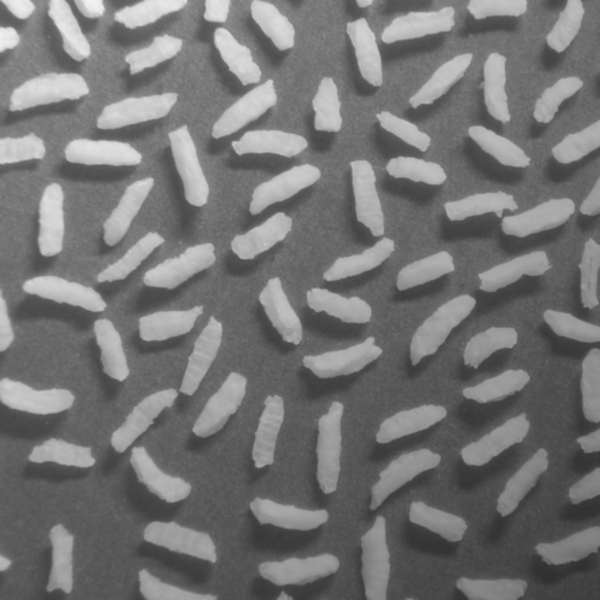
#> input picture main/images/Image_a5_rice.tif, 600 x 600 px, found by its file name
$ python main.py
#> lines starting #> are read from the running program, lines starting #| are printed output that depends on the picture; after the words box and inside, x2 and y2 are one past the last pixel; in counts of white or black regions, pixels touching at a corner belong together
import matplotlib.pyplot as plt
import numpy as np
import cv2 as cv
from skimage.filters import threshold_otsu
import random as rng

im = cv.imread('main/images/Image_a5_rice.tif')
#> im is the input picture: shape (600, 600, 3); min 47, max 243, mean 116.4
grayImg = cv.cvtColor(im, cv.COLOR_BGR2GRAY)

plt.figure()
plt.title('Original Image')
plt.imshow(grayImg, cmap = 'gray')
plt.xticks([])
plt.yticks([])
plt.show()

canny_output = cv.Canny(grayImg,100,200)
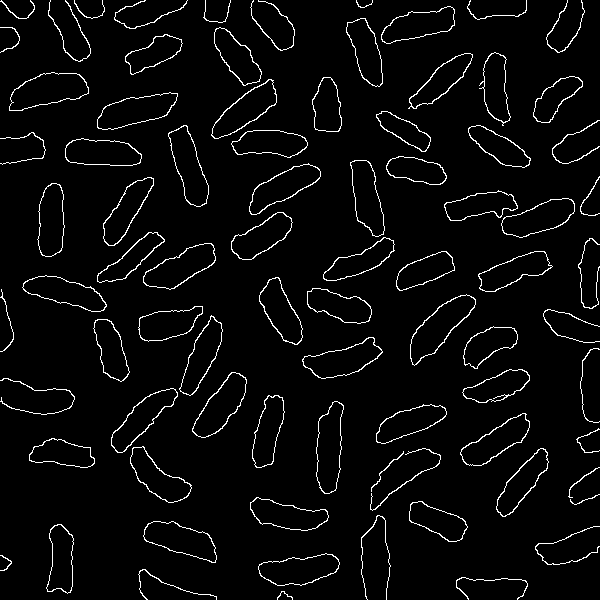
#> canny_output: shape (600, 600); 3.9% white in thin lines or dots

plt.figure()
plt.title('Canny Edge Detection')
plt.imshow(canny_output, cmap = 'gray')
plt.xticks([])
plt.yticks([])
plt.show()

contours, _ = cv.findContours(canny_output, cv.RETR_TREE, cv.CHAIN_APPROX_SIMPLE)
#> contours = 135 contours, 13 with area under 20; largest, box (x1, y1, x2, y2) and area: (410, 294, 476, 366) 1986, (9, 72, 89, 111) 1970, (9, 72, 89, 111) 1942, (410, 294, 476, 366) 1904, (316, 401, 344, 494) 1816
contours_poly = [None]*len(contours)
#> contours_poly = 135 items
boundRect = [None]*len(contours)
#> boundRect = 135 items
for i, c in enumerate(contours):
    contours_poly[i] = cv.approxPolyDP(c, 3, True)
    boundRect[i] = cv.boundingRect(contours_poly[i])
#> this loop made 135 passes
#> after the loop, boundRect = 135 items, first 6: (277, 591, 16, 9), (456, 577, 72, 23), (138, 569, 79, 31), (0, 555, 12, 16), (258, 553, 82, 33), (258, 553, 82, 33); contours_poly = 135 contours, 10 with area under 20; largest, box (x1, y1, x2, y2) and area: (411, 297, 475, 365) 1941, (9, 73, 89, 111) 1924, (410, 295, 476, 366) 1878, (9, 73, 89, 110) 1872, (316, 401, 344, 494) 1867

drawing = np.zeros((canny_output.shape[0], canny_output.shape[1], 3), dtype=np.uint8)

fig = plt.figure(figsize=(14, 10))
rows = 14
columns = 10

plt.suptitle('Extracted Rice Objects', size=15)

for i in range(len(contours)):
    color = (rng.randint(0,256), rng.randint(0,256), rng.randint(0,256))
    #color = (255, 255, 255)
    cv.drawContours(drawing, contours_poly, i, color)
    top_left = (int(boundRect[i][0]), int(boundRect[i][1]))
    bottom_right = (int(boundRect[i][0]+boundRect[i][2]), int(boundRect[i][1]+boundRect[i][3]))

    cv.rectangle(drawing, top_left, bottom_right, color, 2)

    tmp_im = im[top_left[1] : bottom_right[1], top_left[0] : bottom_right[0]]
    fig.add_subplot(rows, columns, i + 1)
    plt.imshow(tmp_im)
    plt.axis('off')
#> this loop made 135 passes
#> (color, top_left, bottom_right) on passes 1 to 12: ((197, 215, 20), (277, 591), (293, 600)), ((132, 248, 207), (456, 577), (528, 600)), ((155, 244, 183), (138, 569), (217, 600)), ((111, 71, 144), (0, 555), (12, 571)), ((71, 48, 128), (258, 553), (340, 586)), ((75, 158, 50), (258, 553), (340, 586)), ((37, 169, 241), (535, 526), (600, 565)), ((51, 181, 222), (46, 524), (74, 594)), ((161, 104, 244), (46, 524), (74, 594)), ((226, 133, 31), (144, 521), (216, 563)), ((7, 47, 204), (143, 521), (217, 563)), ((0, 252, 170), (361, 515), (391, 600))
#> pass 2, `tmp_im = im[top_left[1] : bottom_right[1], top_left[0] : bottom_right[..`:
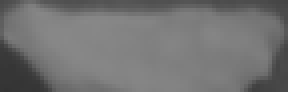
#> tmp_im: shape (23, 72, 3) (shown 4 times larger); min 51, max 136, mean 114.4
#> pass 3, `tmp_im = im[top_left[1] : bottom_right[1], top_left[0] : bottom_right[..`:
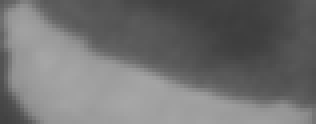
#> tmp_im: shape (31, 79, 3) (shown 4 times larger); min 61, max 166, mean 113.5
#> after the loop:
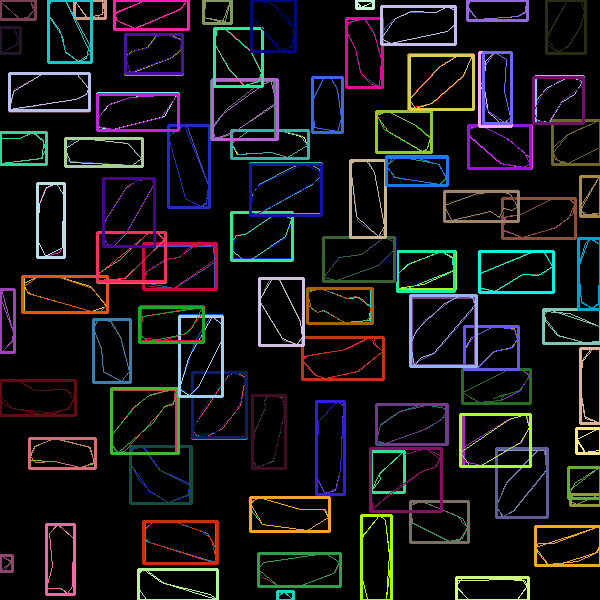
#> drawing: shape (600, 600, 3); mean B, G, R 21.9, 20.2, 21.1

plt.figure()
plt.title('Detected Rice Objects')
plt.imshow(drawing, cmap = 'gray')
plt.xticks([])
plt.yticks([])
plt.show()
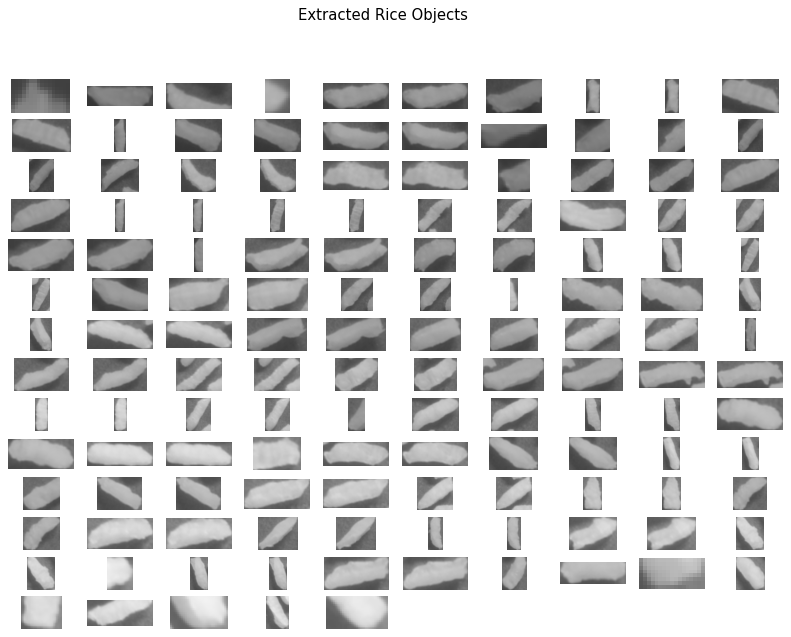
#> figure drawn by matplotlib, 135 panels
